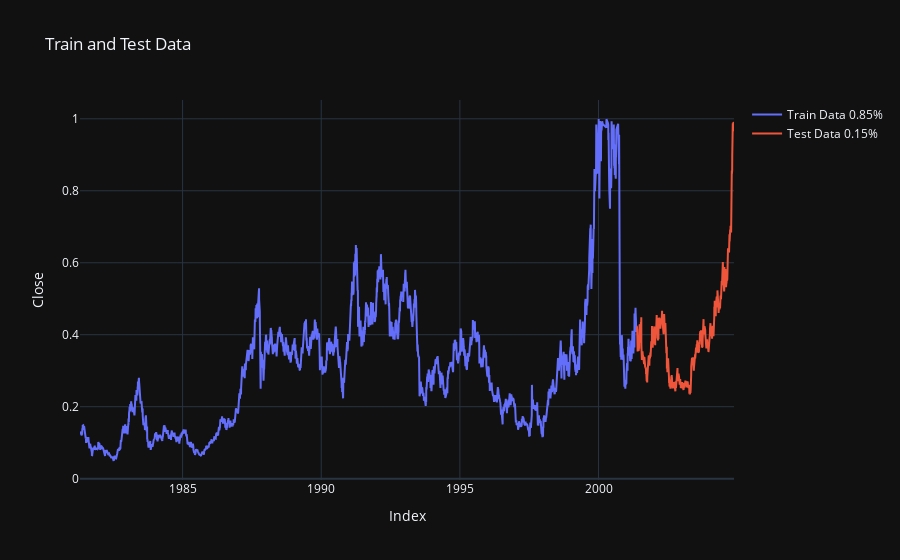

This figure's notebook cell:
### Code cell
# Choose the target variable representation (e.g., 'returns', 'log_returns', 'diff', or 'close')
target_column = "Close"

# Initialize the data_prep class and prepare the data
dp = DataPreparer(stock.data, target_column, testsize=0.15)

# Use the prepared data for training and evaluating models or creating plots
dp.plot()

### Figure 1 — Plotly figure (JSON) as saved in the notebook; plotly's stock layout.template omitted (floating-point values rounded to 4 significant figures; data arrays with more than 128 entries replaced by an {"elided": "..."} marker saying what was removed)
{"data": [{"mode": "lines", "name": "Train Data 0.85%", "type": "scatter", "x": {"elided": "4987 str values"}, "y": {"elided": "4987 float values"}}, {"mode": "lines", "name": "Test Data 0.15%", "type": "scatter", "x": {"elided": "881 str values"}, "y": {"elided": "881 float values"}}], "layout": {"title": {"text": "Train and Test Data"}, "xaxis": {"title": {"text": "Index"}}, "yaxis": {"title": {"text": "Close"}}}}
